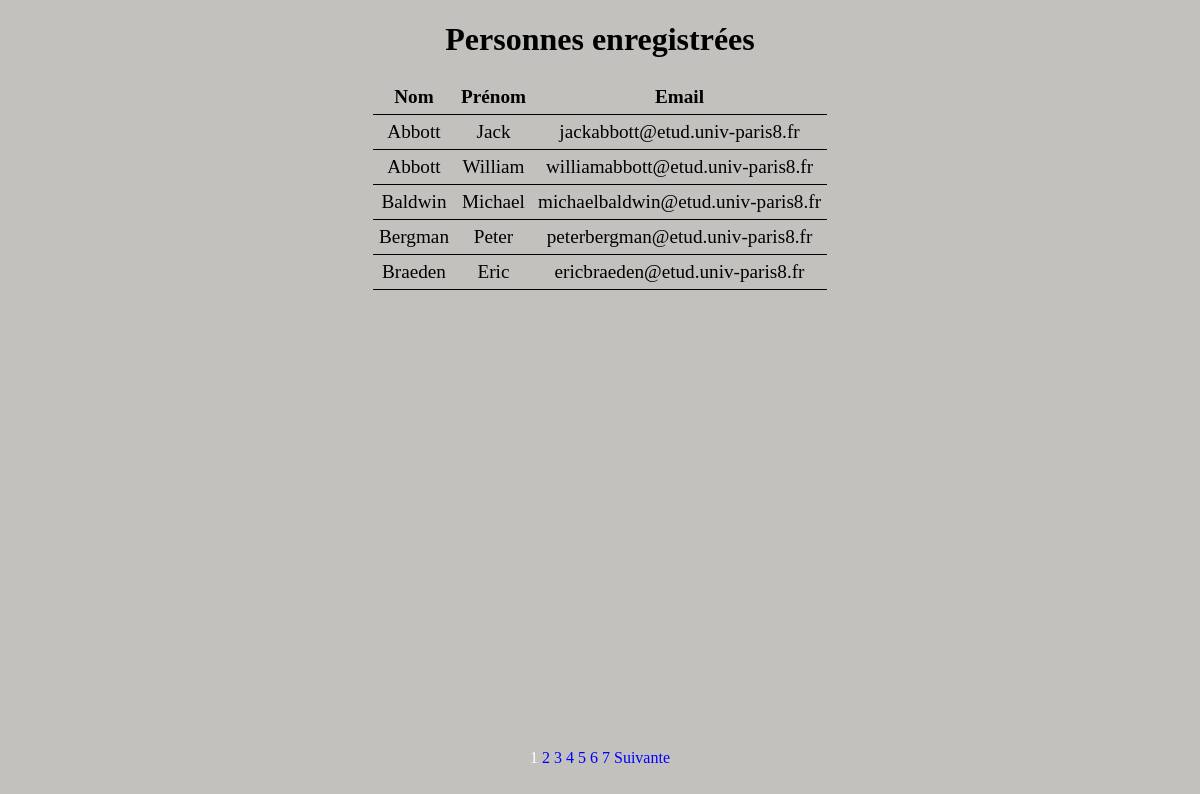
The page / on the database its author committed.
### tables this page shows
CREATE TABLE `personnes` (
  `nom` varchar(50) NOT NULL,
  `prenom` varchar(50) NOT NULL,
  `email` varchar(50) NOT NULL
);

### index.php (the view, shortened to what this page needs)
<?php
  if(isset($_GET['page']) && !empty($_GET['page'])){
    $currentPage = (int) strip_tags($_GET['page']);
  } else {
    $currentPage = 1;
  }
  require_once('connect.php');
  $result = $database->query('SELECT COUNT(*) AS nbPersonnes FROM `personnes`')->fetch();
  $nbPersonnes = (int) $result['nbPersonnes'];
  $personnesDisplayed = 5;
  $pages = ceil($nbPersonnes/$personnesDisplayed);
  $first = ($currentPage * $personnesDisplayed) - $personnesDisplayed;
  $query = $database->prepare('SELECT * FROM `personnes` LIMIT :first, :personnesDisplayed;');
  $query->bindValue(':first', $first, PDO::PARAM_INT);
  $query->bindValue(':personnesDisplayed', $personnesDisplayed, PDO::PARAM_INT);
  $query->execute();
  $personnes = $query->fetchAll(PDO::FETCH_ASSOC);
?>
<!DOCTYPE html>
<html lang="fr">
  <head>
    <link rel="stylesheet" href="css/style.css">
  </head>
  <body>
    <center>
      <h1>Personnes enregistrées</h1>
      <table>
        <thead>
          <th>Nom</th>
          <th>Prénom</th>
          <th>Email</th>
        </thead>
        <tbody>
          <?php
            foreach($personnes as $personne){
          ?>
            <tr>
              <td><?= $personne['nom'] ?></td>
              <td><?= $personne['prenom'] ?></td>
              <td><?= $personne['email'] ?></td>
            </tr>
          <?php
          }
          ?>
        </tbody>
      </table>
    </center>
    <div class="pages">
      <?php for($page = 1; $page <= $pages; $page++){ ?>
          <a href="./?page=<?= $page ?>" class="page-link <?= ($currentPage == $page) ? "active" : "" ?>"><?= $page ?></a>
      <?php } ?>
      <?php if ($currentPage != $pages){ ?>
        <a href="./?page=<?= $currentPage + 1 ?>" class="page-link">Suivante</a>
      <?php } ?>
    </div>
  </body>
</html>

### css/style.css (style rules this page uses)
body { background-color: rgb(195, 193, 190); }
.pages { position: fixed; left: 50%; bottom: 3%; transform: translate(-50%, -50%); margin: 0 auto; }
a { text-decoration: none; color: blue; }
.page-link.active { color: white; text-decoration: none; }
table { border-collapse: collapse; }
tr { border-bottom: 1pt solid black; }
td, th { text-align: center; padding: 6px; font-size:larger; }

### rows shown on the page
personnes: nom "Abbott", prenom "Jack", email "jackabbott@etud.univ-paris8.fr"
personnes: nom "Abbott", prenom "William", email "williamabbott@etud.univ-paris8.fr"
personnes: nom "Baldwin", prenom "Michael", email "michaelbaldwin@etud.univ-paris8.fr"
personnes: nom "Bergman", prenom "Peter", email "peterbergman@etud.univ-paris8.fr"
personnes: nom "Braeden", prenom "Eric", email "ericbraeden@etud.univ-paris8.fr"
